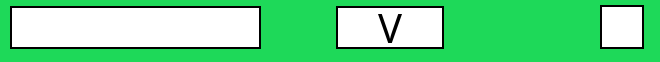
       <widget class="QWidget" name="key16" native="true">
        <property name="sizePolicy">
         <sizepolicy hsizetype="Preferred" vsizetype="Fixed">
          <horstretch>0</horstretch>
          <verstretch>0</verstretch>
         </sizepolicy>
        </property>
        <property name="minimumSize">
         <size>
          <width>0</width>
          <height>55</height>
         </size>
        </property>
        <property name="maximumSize">
         <size>
          <width>16777215</width>
          <height>90</height>
         </size>
        </property>
        <property name="cursor">
         <cursorShape>PointingHandCursor</cursorShape>
        </property>
        <property name="styleSheet">
         <string notr="true">background-color: rgb(30, 217, 89);
</string>
        </property>
        <widget class="QLineEdit" name="game_command16">
         <property name="geometry">
          <rect>
           <x>10</x>
           <y>6</y>
           <width>251</width>
           <height>43</height>
          </rect>
         </property>
         <property name="sizePolicy">
          <sizepolicy hsizetype="Expanding" vsizetype="Preferred">
           <horstretch>0</horstretch>
           <verstretch>0</verstretch>
          </sizepolicy>
         </property>
         <property name="minimumSize">
          <size>
           <width>0</width>
           <height>43</height>
          </size>
         </property>
         <property name="maximumSize">
          <size>
           <width>16777215</width>
           <height>16777215</height>
          </size>
         </property>
         <property name="font">
          <font>
           <family>Berlin Sans FB</family>
           <pointsize>20</pointsize>
          </font>
         </property>
         <property name="styleSheet">
          <string notr="true">background-color: rgb(255, 255, 255);
color: rgb(0, 0, 0);
border-style: solid;
border-width: 2px;
border-color: black;</string>
         </property>
         <property name="inputMask">
          <string notr="true"/>
         </property>
         <property name="maxLength">
          <number>16</number>
         </property>
         <property name="alignment">
          <set>Qt::AlignCenter</set>
         </property>
        </widget>
        <widget class="QLabel" name="key_16_name">
         <property name="geometry">
          <rect>
           <x>336</x>
           <y>6</y>
           <width>108</width>
           <height>43</height>
          </rect>
         </property>
         <property name="font">
          <font>
           <family>Berlin Sans FB</family>
           <pointsize>30</pointsize>
          </font>
         </property>
         <property name="styleSheet">
          <string notr="true">background-color: rgb(255, 255, 255);
border-style: solid;
border-width: 2px;
border-color: black;</string>
         </property>
         <property name="text">
          <string>V</string>
         </property>
         <property name="alignment">
          <set>Qt::AlignCenter</set>
         </property>
        </widget>
        <widget class="QCheckBox" name="checkBoxV">
         <property name="geometry">
          <rect>
           <x>600</x>
           <y>2</y>
           <width>51</width>
           <height>51</height>
          </rect>
         </property>
         <property name="styleSheet">
          <string notr="true">QCheckBox::indicator {
     width: 40px;
     height: 40px;
	border-style: solid;
    border-width: 2px;
    border-color: black;
}

QCheckBox::indicator:checked {
  background-color: rgb(7, 113, 240);
}
QCheckBox::indicator:unchecked {
    background-color: rgb(255, 255, 255);
}
</string>
         </property>
         <property name="text">
          <string/>
         </property>
         <property name="iconSize">
          <size>
           <width>23</width>
           <height>28</height>
          </size>
         </property>
         <property name="checkable">
          <bool>true</bool>
         </property>
        </widget>
       </widget>
